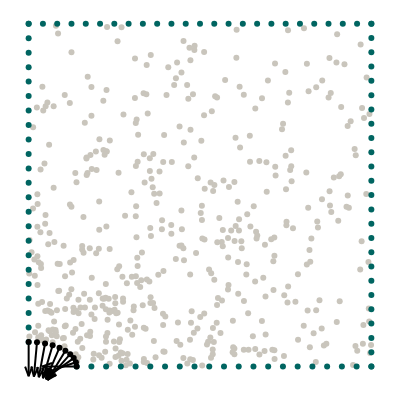

Notebook code for this chart:
### Markdown cell above
## Geometry

We want to model a quarter of a plate with an elliptical hole. The domain itself is represented by collocation points, the boundaries are represented by uniformly sampled points along the perimeter.

### Code cell
import torch
from torch.optim.lr_scheduler import StepLR, ExponentialLR
import numpy as np
from scipy.stats import qmc
from plotly.express.colors import sequential
import plotly.graph_objects as go
import plotly.figure_factory as ff
from tqdm import tqdm
import matplotlib.pyplot as plt

torch.set_default_dtype(torch.float64)
from global_constants import L, R, MU, LBD, N1, N2

# Elliptical axis in x direction
Rx = 0.14
# Elliptical axis in y direction
Ry = R**2 / Rx
# Number of points for one boundary 
N = 25
# Number of collocation points
collo_number = 500

# Number of hidden neurons
hn = 50

# Weight of PDE loss
W_PDE = 0.00001 #previous value -> 0.001
# Weight of Neumann loss
W_NEU = 0.0005 #previous value -> 0.05 
# Weight of data losses
W_STRESS = 0.0
W_DISP = 0.0


# Load reference data
data_input = torch.as_tensor(
    np.loadtxt(f"data/inputs_Rx={Rx}.csv", delimiter=","), dtype=torch.float64
)
data_output = torch.as_tensor(
    np.loadtxt(f"data/outputs_Rx={Rx}.csv", delimiter=","), dtype=torch.float64
)

# Create collocation points
points = L * qmc.LatinHypercube(d=2).random(N**4)
mask = (((points[:, 0] ** 2) / (Rx**2)) + ((points[:, 1] ** 2) / (Ry**2))) > 1
valid_points = points[mask]
density = 1 / (valid_points[:,0]**2 / Rx**2 + valid_points[:,1]**2 / Ry**2)
selected_points = np.random.choice(len(valid_points[:,0]), size= collo_number, replace= False,  p = density / np.sum(density))
collocation = torch.tensor(valid_points[selected_points], requires_grad=True).double()

# #additional collocation points
# border = 0.2 * L * qmc.LatinHypercube(d=2).random(N**2)
# upperRy = Ry + 0.05
# upperRx = Rx + 0.05
# bordermask = (((border[:, 0] ** 2) / (upperRx**2)) + ((border[:, 1] ** 2) / (upperRy**2))) < 1
# bordermask2 = ((((border[bordermask][:, 0] ** 2) / (Rx**2)) + ((border[bordermask][:, 1] ** 2) / (Ry**2))) > 1)
# bordermask3 = (border[bordermask][bordermask2][:, 0] <  0.20)
# #bordermask4 = (border[bordermask][bordermask2][bordermask3][:, 1] <  0.95)
# addi_collo = torch.tensor(border[bordermask][bordermask2][bordermask3], requires_grad=True).double()
# complete_collo = torch.cat((collocation, addi_collo), 0)

# Boundary points
x_top = torch.linspace(0, L, N, requires_grad=True).double()
y_top = L * torch.ones((N, 1), requires_grad=True).double()
top = torch.column_stack([x_top, y_top]).double()

NN = int(N * (L - Rx) / L)
x_bottom = torch.linspace(Rx, L, NN).double()
y_bottom = torch.zeros((NN, 1)).double()
bottom = torch.column_stack([x_bottom, y_bottom]).double()

NN = int(N * (L - Ry) / L)
x_left = torch.zeros((NN, 1)).double()
y_left = torch.linspace(Ry, L, NN).double()
left = torch.column_stack([x_left, y_left]).double()

x_right = L * torch.ones((N, 1)).double()
y_right = torch.linspace(0, L, N).double()
right = torch.column_stack([x_right, y_right]).double()

phi = np.linspace(0, 0.5 * np.pi, int(N * np.pi * Rx / L))
x_hole = torch.tensor(Rx * np.cos(phi), requires_grad=True).double()
y_hole = torch.tensor(Ry * np.sin(phi), requires_grad=True).double()
n_hole = torch.tensor(np.stack([-Ry * np.cos(phi), -Rx * np.sin(phi)]).T).double()
n_hole = n_hole / torch.linalg.norm(n_hole, axis=1)[:, None]
hole = torch.column_stack([x_hole, y_hole]).double()

# Visualize geometry
with torch.no_grad():
    mode = "markers"
    gray = dict(color="#C9C5BC")
    green = dict(color="#006561")
    black = dict(color="black")
    fig = ff.create_quiver(hole[:, 0], hole[:, 1], n_hole[:, 0], n_hole[:, 1], marker=black)
    fig.add_trace(go.Scatter(x=collocation[:, 0], y=collocation[:, 1], mode=mode, marker=gray))
    fig.add_trace(go.Scatter(x=top[:, 0], y=top[:, 1], mode=mode, marker=green))
    fig.add_trace(go.Scatter(x=bottom[:, 0], y=bottom[:, 1], mode=mode, marker=green))
    fig.add_trace(go.Scatter(x=left[:, 0], y=left[:, 1], mode=mode, marker=green))
    fig.add_trace(go.Scatter(x=right[:, 0], y=right[:, 1], mode=mode, marker=green))
    fig.add_trace(go.Scatter(x=hole[:, 0], y=hole[:, 1], mode=mode, marker=black))
    fig.layout.yaxis.scaleanchor = "x"
    fig.update_layout(
        template="none",
        width=400,
        height=400,
        margin=dict(l=0, r=0, b=0, t=0),
        showlegend=False,
    )
    fig.update_xaxes(visible=False)
    fig.update_yaxes(visible=False)
    fig.show()

### Figure 1 — Plotly figure (JSON) as saved in the notebook; plotly's stock layout.template omitted (floating-point values rounded to 4 significant figures; data arrays with more than 128 entries replaced by an {"elided": "..."} marker saying what was removed)
{"data": [{"marker": {"color": "black"}, "mode": "lines", "type": "scatter", "x": [0.14, 0.04, null, 0.1379, 0.04336, null, 0.1316, 0.05015, null, 0.1212, 0.05502, null, 0.1072, 0.05529, null, 0.08999, 0.05063, null, 0.07, 0.04174, null, 0.04788, 0.02963, null, 0.02431, 0.01535, null, 8.573e-18, 5.448e-18, null, 0.06819, 0.04, 0.06819, null, 0.06665, 0.04336, 0.07335, null, 0.06714, 0.05015, 0.07906, null, 0.066, 0.05502, 0.08138, null, 0.06117, 0.05529, 0.07871, null, 0.0523, 0.05063, 0.07116, null, 0.03987, 0.04174, 0.05955, null, 0.02468, 0.02963, 0.04486, null, 0.007657, 0.01535, 0.0281, null, -0.01026, 5.448e-18, 0.01026, null], "y": [0, 0, null, 0.0124, -0.02026, null, 0.02443, -0.03365, null, 0.03571, -0.03922, null, 0.04591, -0.03953, null, 0.05472, -0.03721, null, 0.06186, -0.03407, null, 0.06712, -0.0312, null, 0.07034, -0.02925, null, 0.07143, -0.02857, null, 0.01026, 0, -0.01026, null, -0.001355, -0.02026, -0.02075, null, -0.00892, -0.03365, -0.02563, null, -0.0113, -0.03922, -0.02489, null, -0.01011, -0.03953, -0.02077, null, -0.007258, -0.03721, -0.01533, null, -0.004125, -0.03407, -0.009923, null, -0.001608, -0.0312, -0.005355, null, -0.0002576, -0.02925, -0.002096, null, -0.0003806, -0.02857, -0.0003806, null]}, {"marker": {"color": "#C9C5BC"}, "mode": "markers", "type": "scatter", "x": {"elided": "500 float values"}, "y": {"elided": "500 float values"}}, {"marker": {"color": "#006561"}, "mode": "markers", "type": "scatter", "x": [0, 0.04167, 0.08333, 0.125, 0.1667, 0.2083, 0.25, 0.2917, 0.3333, 0.375, 0.4167, 0.4583, 0.5, 0.5417, 0.5833, 0.625, 0.6667, 0.7083, 0.75, 0.7917, 0.8333, 0.875, 0.9167, 0.9583, 1], "y": [1, 1, 1, 1, 1, 1, 1, 1, 1, 1, 1, 1, 1, 1, 1, 1, 1, 1, 1, 1, 1, 1, 1, 1, 1]}, {"marker": {"color": "#006561"}, "mode": "markers", "type": "scatter", "x": [0.14, 0.183, 0.226, 0.269, 0.312, 0.355, 0.398, 0.441, 0.484, 0.527, 0.57, 0.613, 0.656, 0.699, 0.742, 0.785, 0.828, 0.871, 0.914, 0.957, 1], "y": [0, 0, 0, 0, 0, 0, 0, 0, 0, 0, 0, 0, 0, 0, 0, 0, 0, 0, 0, 0, 0]}, {"marker": {"color": "#006561"}, "mode": "markers", "type": "scatter", "x": [0, 0, 0, 0, 0, 0, 0, 0, 0, 0, 0, 0, 0, 0, 0, 0, 0, 0, 0, 0, 0, 0, 0], "y": [0.07143, 0.1136, 0.1558, 0.1981, 0.2403, 0.2825, 0.3247, 0.3669, 0.4091, 0.4513, 0.4935, 0.5357, 0.5779, 0.6201, 0.6623, 0.7045, 0.7468, 0.789, 0.8312, 0.8734, 0.9156, 0.9578, 1]}, {"marker": {"color": "#006561"}, "mode": "markers", "type": "scatter", "x": [1, 1, 1, 1, 1, 1, 1, 1, 1, 1, 1, 1, 1, 1, 1, 1, 1, 1, 1, 1, 1, 1, 1, 1, 1], "y": [0, 0.04167, 0.08333, 0.125, 0.1667, 0.2083, 0.25, 0.2917, 0.3333, 0.375, 0.4167, 0.4583, 0.5, 0.5417, 0.5833, 0.625, 0.6667, 0.7083, 0.75, 0.7917, 0.8333, 0.875, 0.9167, 0.9583, 1]}, {"marker": {"color": "black"}, "mode": "markers", "type": "scatter", "x": [0.14, 0.1379, 0.1316, 0.1212, 0.1072, 0.08999, 0.07, 0.04788, 0.02431, 8.573e-18], "y": [0, 0.0124, 0.02443, 0.03571, 0.04591, 0.05472, 0.06186, 0.06712, 0.07034, 0.07143]}], "layout": {"height": 400, "hovermode": "closest", "margin": {"b": 0, "l": 0, "r": 0, "t": 0}, "showlegend": false, "width": 400, "xaxis": {"visible": false}, "yaxis": {"scaleanchor": "x", "visible": false}}}
